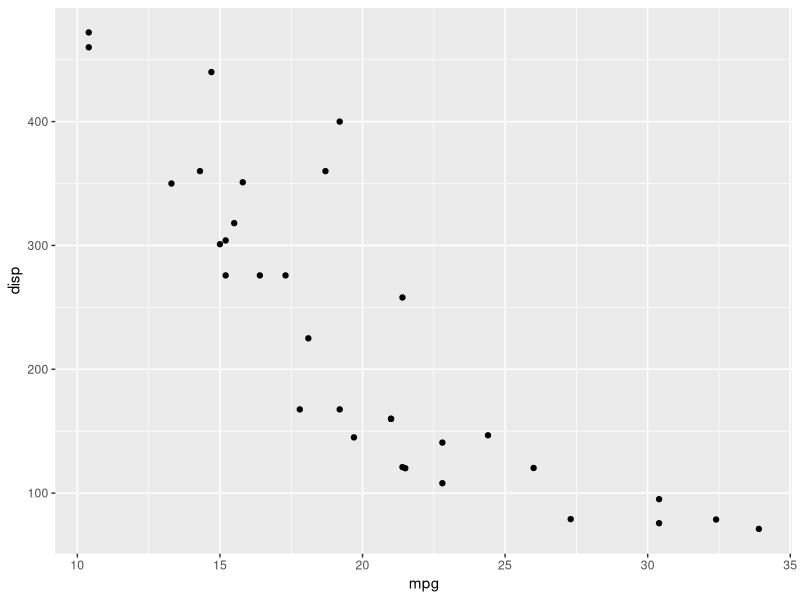
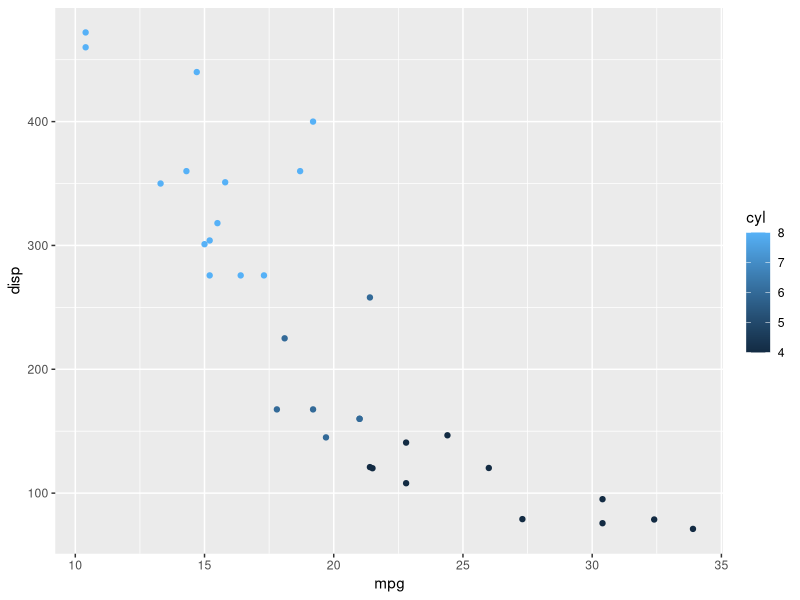
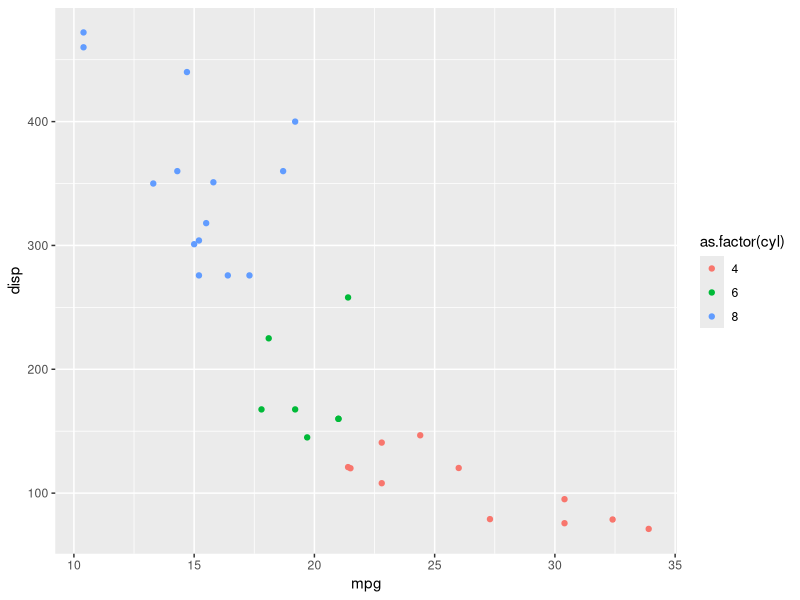

The R script that drew these images, in order:
## ---- chunk 1
library(ggplot2)
## ---- chunk 2
head(mtcars) # banco de dados
ggplot(mtcars, aes(x = mpg, y = disp)) + geom_point()
## ---- chunk 3
ggplot(mtcars, aes(x = mpg, y = disp, colour = cyl)) + geom_point()
## ---- chunk 4
ggplot(mtcars, aes(x = mpg, y = disp, colour = as.factor(cyl))) + geom_point()
